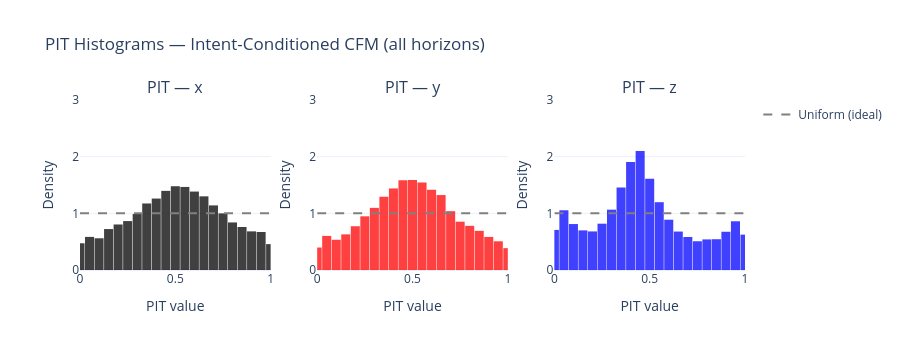

The notebook cell this image was saved under:
### Markdown cell above
## PIT Histograms (all data)

A well-calibrated model produces PIT values that are uniform on [0,1].
- **U-shaped**: under-dispersed (ensemble too narrow)
- **Hump-shaped** (peaked at 0.5): over-dispersed (ensemble too wide)
- **Flat**: perfect calibration

### Code cell
axis_names = ["x", "y", "z"]
axis_colors = ["black", "red", "blue"]
nbins = 20

fig = make_subplots(rows=1, cols=3, horizontal_spacing=0.07,
                    subplot_titles=[f"PIT — {a}" for a in axis_names])

pits_flat = pits.reshape(-1, 3)
for d in range(3):
    u = pits_flat[:, d]
    fig.add_trace(go.Histogram(
        x=u, nbinsx=nbins, histnorm="probability density",
        marker=dict(color=axis_colors[d]), opacity=0.75,
        name=axis_names[d], showlegend=False,
    ), row=1, col=d+1)
    fig.add_trace(go.Scatter(
        x=[0, 1], y=[1, 1], mode="lines",
        line=dict(dash="dash", color="gray", width=2),
        showlegend=(d==0), name="Uniform (ideal)",
    ), row=1, col=d+1)
    fig.update_xaxes(title_text="PIT value", range=[0, 1], row=1, col=d+1)
    fig.update_yaxes(title_text="Density", range=[0, 3], row=1, col=d+1)

fig.update_layout(
    height=350, width=900, template="plotly_white",
    title="PIT Histograms — Intent-Conditioned CFM (all horizons)",
    bargap=0.05,
)
fig.show()

### Figure 1 — Plotly figure (JSON) as saved in the notebook; plotly's stock layout.template omitted (floating-point values rounded to 4 significant figures; data arrays with more than 128 entries replaced by an {"elided": "..."} marker saying what was removed)
{"data": [{"histnorm": "probability density", "marker": {"color": "black"}, "name": "x", "nbinsx": 20, "opacity": 0.75, "showlegend": false, "type": "histogram", "x": {"elided": "24000 float values"}, "xaxis": "x", "yaxis": "y"}, {"line": {"color": "gray", "dash": "dash", "width": 2}, "mode": "lines", "name": "Uniform (ideal)", "showlegend": true, "type": "scatter", "x": [0, 1], "xaxis": "x", "y": [1, 1], "yaxis": "y"}, {"histnorm": "probability density", "marker": {"color": "red"}, "name": "y", "nbinsx": 20, "opacity": 0.75, "showlegend": false, "type": "histogram", "x": {"elided": "24000 float values"}, "xaxis": "x2", "yaxis": "y2"}, {"line": {"color": "gray", "dash": "dash", "width": 2}, "mode": "lines", "name": "Uniform (ideal)", "showlegend": false, "type": "scatter", "x": [0, 1], "xaxis": "x2", "y": [1, 1], "yaxis": "y2"}, {"histnorm": "probability density", "marker": {"color": "blue"}, "name": "z", "nbinsx": 20, "opacity": 0.75, "showlegend": false, "type": "histogram", "x": {"elided": "24000 float values"}, "xaxis": "x3", "yaxis": "y3"}, {"line": {"color": "gray", "dash": "dash", "width": 2}, "mode": "lines", "name": "Uniform (ideal)", "showlegend": false, "type": "scatter", "x": [0, 1], "xaxis": "x3", "y": [1, 1], "yaxis": "y3"}], "layout": {"annotations": [{"font": {"size": 16}, "showarrow": false, "text": "PIT — x", "x": 0.1433, "xanchor": "center", "xref": "paper", "y": 1, "yanchor": "bottom", "yref": "paper"}, {"font": {"size": 16}, "showarrow": false, "text": "PIT — y", "x": 0.5, "xanchor": "center", "xref": "paper", "y": 1, "yanchor": "bottom", "yref": "paper"}, {"font": {"size": 16}, "showarrow": false, "text": "PIT — z", "x": 0.8567, "xanchor": "center", "xref": "paper", "y": 1, "yanchor": "bottom", "yref": "paper"}], "bargap": 0.05, "height": 350, "title": {"text": "PIT Histograms — Intent-Conditioned CFM (all horizons)"}, "width": 900, "xaxis": {"anchor": "y", "domain": [0, 0.2867], "range": [0, 1], "title": {"text": "PIT value"}}, "xaxis2": {"anchor": "y2", "domain": [0.3567, 0.6433], "range": [0, 1], "title": {"text": "PIT value"}}, "xaxis3": {"anchor": "y3", "domain": [0.7133, 1], "range": [0, 1], "title": {"text": "PIT value"}}, "yaxis": {"anchor": "x", "domain": [0, 1], "range": [0, 3], "title": {"text": "Density"}}, "yaxis2": {"anchor": "x2", "domain": [0, 1], "range": [0, 3], "title": {"text": "Density"}}, "yaxis3": {"anchor": "x3", "domain": [0, 1], "range": [0, 3], "title": {"text": "Density"}}}}
